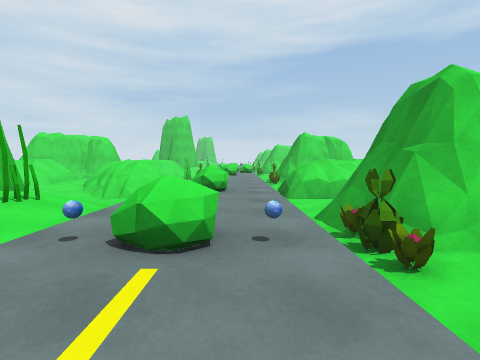
view 1 (above)

23 first-person views from a walk through a Unity game level. The camera is 1.2 m above the floor, tilts 4° down and sees 85° across. The floor is counted in squares, 2 m on a side. Each view is taken from the middle of a square. On the plan, view 1 faces up. The plan holds only what a view shows up to about 9 squares ahead; the rest is blank. The place goes on beyond the plan. The player character is not drawn.

view 2
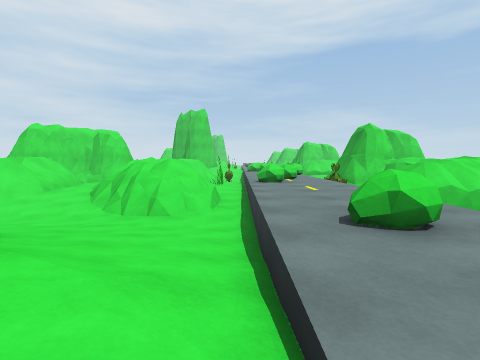

view 3
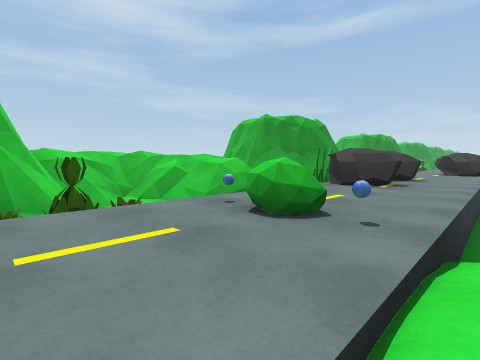

view 4
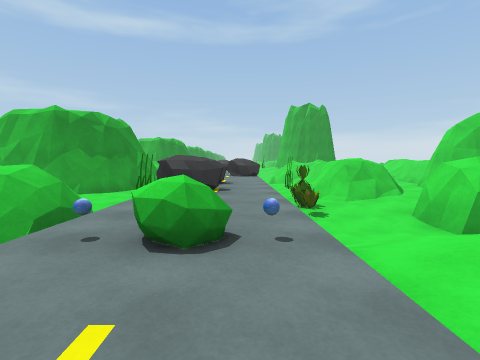

view 5
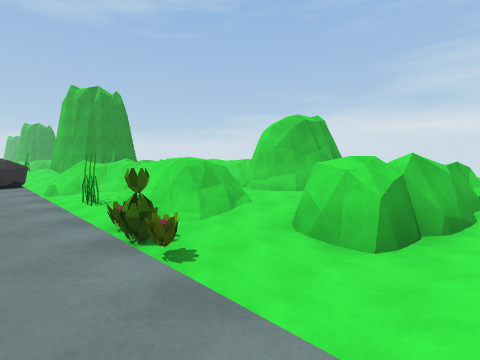

view 6
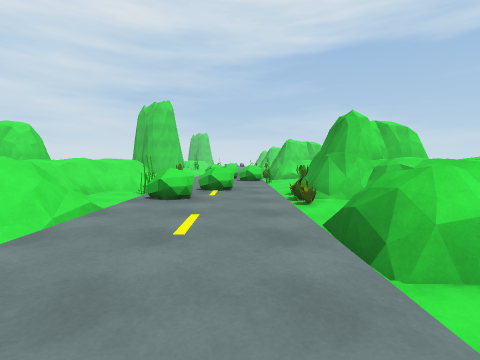

view 7
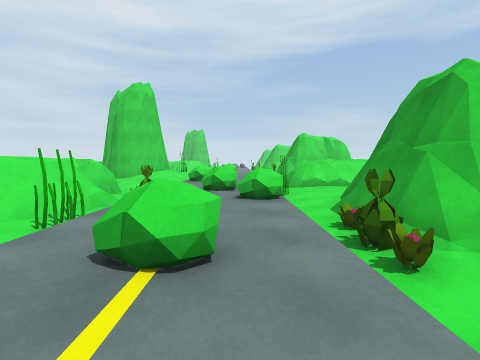

view 8
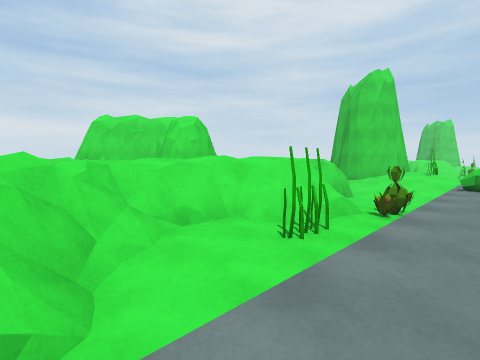

view 9
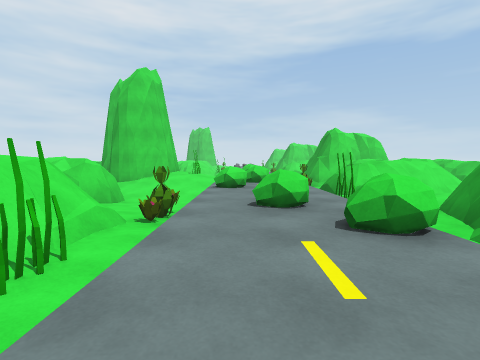

view 10
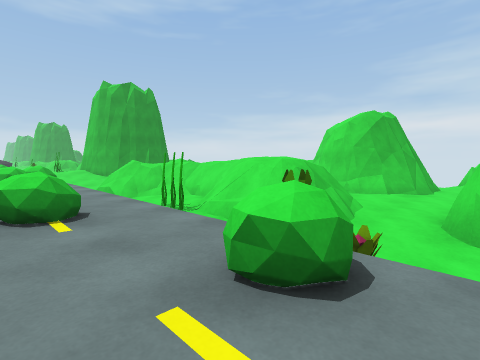

view 11
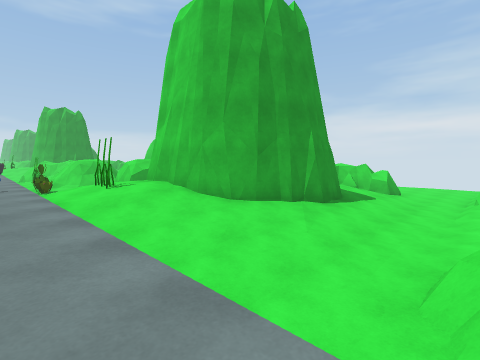

view 12
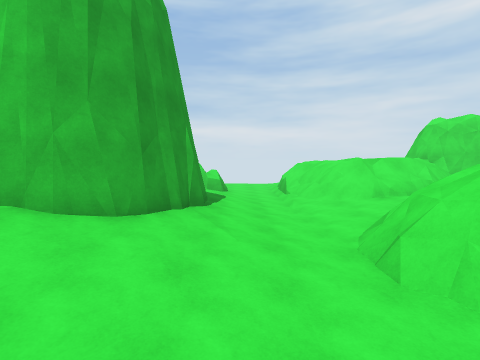

view 13
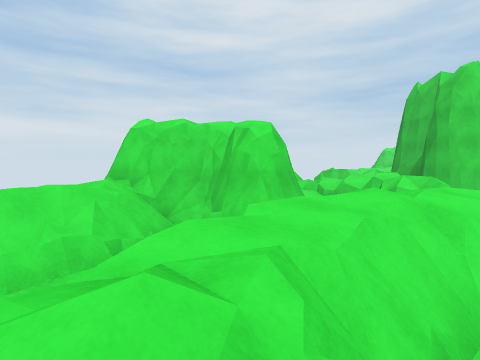

view 14
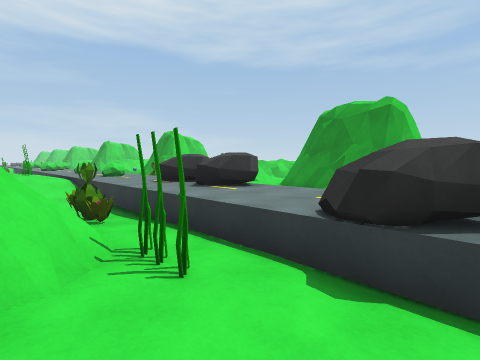

view 15
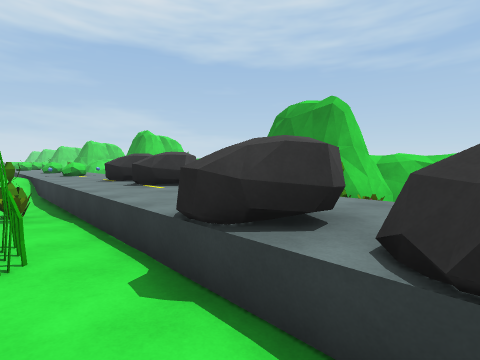

view 16
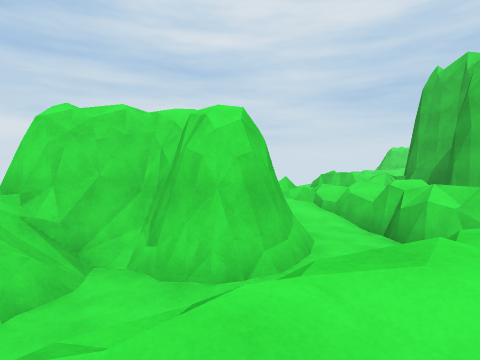

view 17
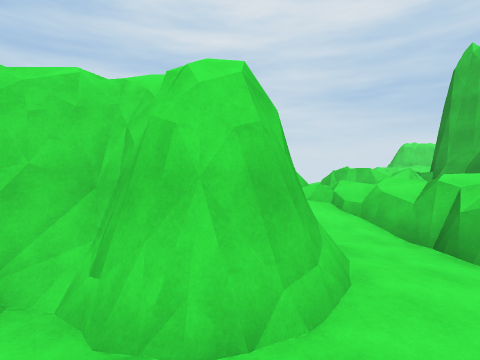

view 18
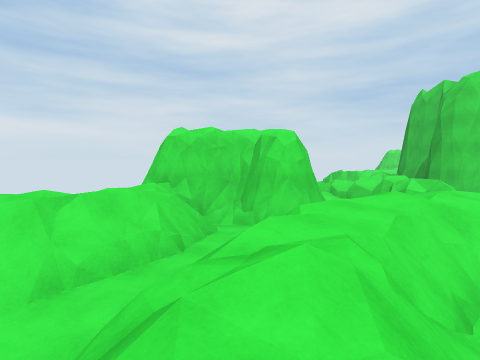

view 19
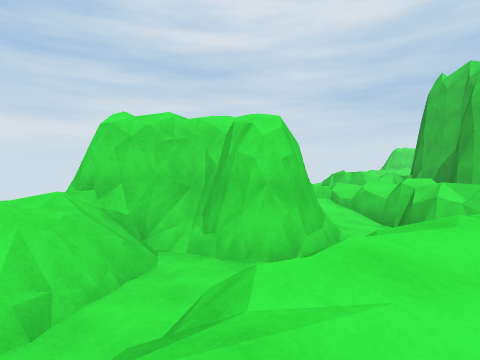

view 20
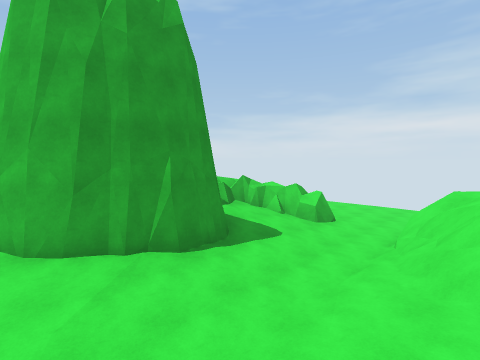

view 21
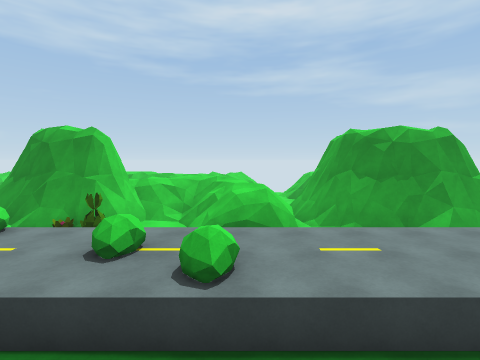

view 22
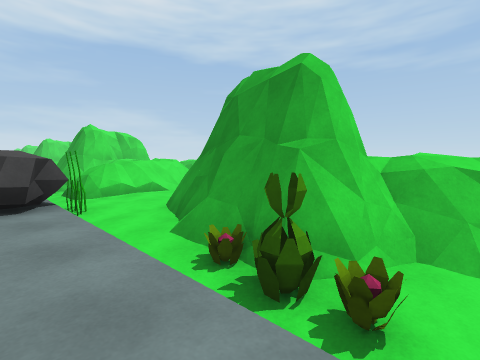

view 23
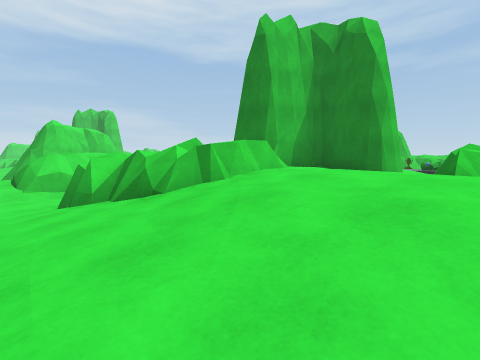

### Floor plan
Key: @ floor where view 1 was taken; # wall or solid block; . main floor; : floor 0.25 m higher than the main floor; - floor 0.25 m lower than the main floor; + floor 0.5 m higher than the main floor; _ floor 0.5 m lower than the main floor; < floor 0.75 m lower than the main floor; ( floor 1 m lower than the main floor; * floor 1.25 m higher than the main floor; ! floor 1.25 m lower than the main floor; / step, stairs or slope; = window, fence, low wall or low ledge; ^ raised ledge; v drop or lower ground; B bush; P plant; R orb; C rock.
Columns run from 14 left of view 1 to 3 right of it. Each row starts with its distance up from view 1.
 20      =####!!!B  vv
 19      /_/##(!!.. vv
 18    =____<<(P!B.vvv
 17    ####/_/=P!..vv#
 16     ###/ //<(.Bvv#
 15     ###/=*/#(..v##
 14    ##/<_//=<(.BB##
 13    #///_///<(..vP#
 12     =*/_/*/<(/BvPv
 11      */_////(..vvv
 10  _=/*//<<=/=!B.vv^
  9  <=/=/(((===!..vvv
  8 !!!!!!!!!!!!!..vvv
  7 !!!!!(((((((!..vv#
  6  !/#<_/##/_<(..vv#
  5  !/#//####//<B.v##
  4  (<##^^+###:/..v##
  3  <_.^^+:###:...vP#
  2  <-:::  ##..RBRvPv
  1  _-:+://<<///..vvv
  0  _-:==####!!!.@vvv
 -1     =/_/##(!!.CCvv
 -2       __<<(P!.CCvv
 -3       #/_/=P!.CCv#
 -4       #////<(.CCv#
 -5     ###/=*/#(..v##
 -6    ##/<_//=<(..v##
 -7    #///_///</C.vP#
 -8     =*/_/*/<(C.vPv
 -9      */_/////C

Where each view was taken, in squares from view 1:
view 1: 0 up, 0 right, facing up
view 2: 3 up, 2 left, facing up
view 3: 4 up, 2 left, facing down-right
view 4: 4 up, 1 left, facing down
view 5: 1 up, 1 left, facing down-left
view 6: 6 up, 0 right, facing up
view 7: 10 up, 0 right, facing up
view 8: 11 up, 1 left, facing up-left
view 9: 12 up, 1 left, facing up
view 10: 19 up, 0 right, facing down-left
view 11: 9 up, 1 left, facing down-left
view 12: 7 up, 1 left, facing left
view 13: 9 down, 4 left, facing up-left
view 14: 8 down, 4 left, facing up-right
view 15: 9 down, 3 left, facing up-right
view 16: 7 down, 5 left, facing up-left
view 17: 6 down, 6 left, facing up-left
view 18: 10 up, 4 left, facing up-left
view 19: 12 up, 5 left, facing up-left
view 20: 10 up, 4 left, facing down-left
view 21: 10 up, 4 left, facing right
view 22: 8 down, 0 right, facing up-right
view 23: 0 up, 13 left, facing up-right
